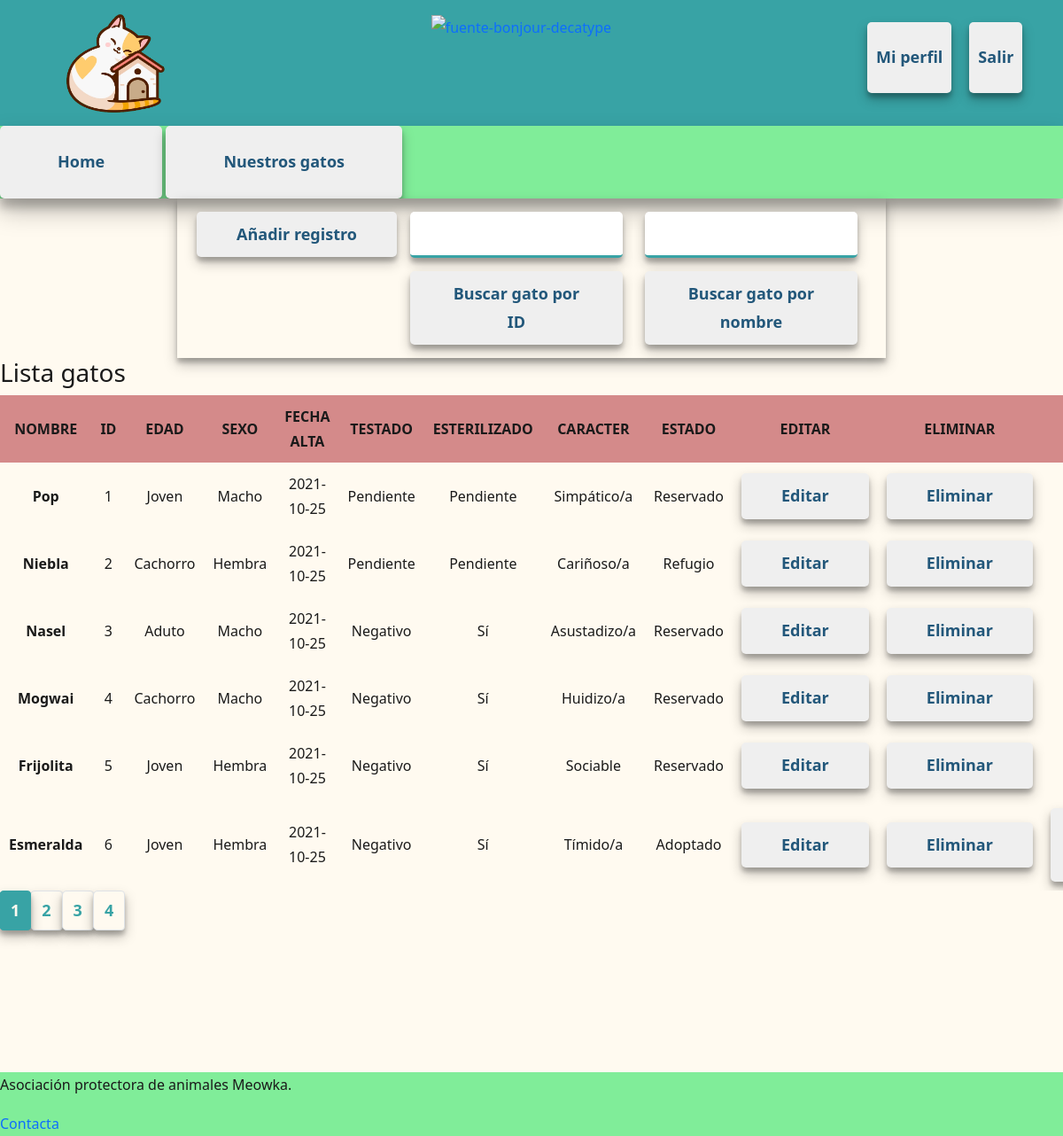
Screenshot of /registro-gatos (signed in) with the database file from the repository.
### tables this page shows
CREATE TABLE `gatos` (
  `idGato` int(11) NOT NULL,
  `nombreGato` varchar(50) NOT NULL,
  `edad` varchar(50) NOT NULL,
  `sexo` varchar(10) NOT NULL,
  `esterilizado` varchar(10) NOT NULL,
  `testado` varchar(10) NOT NULL,
  `caracter` varchar(50) NOT NULL,
  `descripcion` varchar(2000) NOT NULL,
  `img` varchar(255) NOT NULL,
  `fechaAlta` date NOT NULL DEFAULT current_timestamp(),
  `estado` varchar(10) NOT NULL
);

### controlador/vista.controlador.php (called while the page is built)
<?php
class vistaController {
	private static $vista_path = './vista/';
	public function load_view($vista) {
		require_once( self::$vista_path . 'header.php' );
		require_once( self::$vista_path . $vista . '.php' );
		require_once( self::$vista_path . 'footer.php' );
	}
}
?>

### modelo/conexion.php (called while the page is built)
<?php
class Conexion{
public static function conexionbd(){
    try{
        $conexion=new PDO('mysql:host=localhost; dbname=meowka', 'root', '');
        $conexion->setAttribute(PDO::ATTR_ERRMODE, PDO::ERRMODE_EXCEPTION);
        $conexion->exec("SET CHARACTER SET UTF8");
    }
    catch(Exception $e){
        die("Error" . $e->getMessage());
        echo "Línea del error" . $e->getLine();
    }
    return $conexion;
}
}
?>

### controlador/gatos.controlador.php (called while the page is built, shortened)
<?php
require_once('modelo/gatos.modelo.php');
class controllerGatos{
    private $model;
    public function __construct()
    {
        $this->model = new Gatos_modelo();
    }
    public function listado(){
        $arrayGatos=$this->model->getGatos();
        return $arrayGatos;
    }
    public function paginacion($inicio, $regpag, $estado=NULL){
      return $this->model->getGatosPag( $inicio, $regpag,$estado);
    }
}
   ?>

### modelo/gatos.modelo.php (called while the page is built, shortened)
<?php
class Gatos_modelo
{
	private $db;
    private $gatos;
	public function __construct()
	{
		require_once('conexion.php');
		try
		{
			$this->db = Conexion::conexionbd();
			$this->gatos=array();
		}
		catch(Exception $e)
		{
			die($e->getMessage());
		}
	}
	public function getGatos()
	{
		try
		{
				$consulta=$this->db->query("SELECT * FROM gatos");
				while ($filas =$consulta->fetch(PDO::FETCH_ASSOC)){
					$this->gatos[]=$filas;
				}
				return $this->gatos;
		}
		catch(Exception $e)
		{
			die($e->getMessage());
		}
	}
	public function getGatosPag( $inicio, $regpag, $estado=NULL){
		if(isset($estado)){
			try
			{
				$consulta=$this->db->query("SELECT * FROM gatos WHERE estado='$estado' LIMIT $inicio, $regpag");
				$pagGatos=array();
					while ($filas =$consulta->fetch(PDO::FETCH_ASSOC)){
						$pagGatos[]=$filas;
					}
					return $pagGatos;
			}
			catch(Exception $e)
			{
				die($e->getMessage());
			}
		}else{
			try
			{
				$consulta=$this->db->query("SELECT * FROM gatos LIMIT $inicio, $regpag");
				$pagGatos=array();
				while ($filas =$consulta->fetch(PDO::FETCH_ASSOC)){
					$pagGatos[]=$filas;
				}
            return $pagGatos;
			}
			catch(Exception $e)
			{
				die($e->getMessage());
			}
		}
	}
}
?>

### vista/tablaGatos.vista.php (the view, shortened to what this page needs)
<?php
 require_once('controlador/gatos.controlador.php');
  $gatos=new controllerGatos();
$gatosArray=$gatos->listado();
 $registros=6;
 if(isset($_POST['pagina'])){
    if($_POST['pagina']==1){
      header('location:./registro-gatos');
    }
    else{
      $pagina=$_POST['pagina'];
    }
 }else{
  $pagina = 1;
 }
$inicioPag= ($pagina - 1) * $registros;
 $total_registros = count($gatosArray);
 $total_paginas = ceil($total_registros / $registros);
$gatospag=$gatos->paginacion($inicioPag, $registros, $estado=NULL);
?>
<main class="contenedor">
<div class="enlaces-admin-tabla col-sm-12 col-md-10 offset-md-1 col-lg-8 offset-lg-2">
    <form method="POST" >
		<button type="submit" >Añadir registro</button>
	</form>
    <form action=""  class="form-buscar" method="post">
        <input type="text" name="idGato">
        <button type="submit">Buscar gato por ID</button>
    </form>
    <form action="" class="form-buscar" method="post">
        <input type="text" name="nombreGato">
        <button type="submit">Buscar gato por nombre</button>
    </form>
 </div>
<div class="tabla" style="overflow: auto;">
    <caption><h3>Lista gatos</h3></caption>
        <table >
            <thead>
                <tr>
                    <th scope="col">NOMBRE</th>
                    <th scope="col">ID</th>
                    <th scope="col">EDAD</th>
                    <th scope="col">SEXO</th>
                    <th scope="col">FECHA ALTA</th>
                    <th scope="col">TESTADO</th>
                    <th scope="col">ESTERILIZADO</th>
                    <th scope="col">CARACTER</th>
                    <th scope="col">ESTADO</th>
                    <th scope="col">EDITAR</th>
                    <th scope="col">ELIMINAR</th>
                    <th scope="col">CONTRATO ADOPCIÓN</th>
                </tr>
            </thead>
            <tbody >
                <?php
                foreach ($gatospag as $registro):?>
                <tr>
                    <th scope="row"><?php echo $registro["nombreGato"]?></th>
                    <td><?php echo $registro['idGato']?></td>
                    <td><?php echo $registro["edad"]?></td>
                    <td><?php echo $registro["sexo"]?></td>
                    <td><?php echo $registro["fechaAlta"]?></td>
                    <td><?php echo $registro["testado"]?></td>
                    <td><?php echo $registro["esterilizado"]?></td>
                    <td><?php echo $registro["caracter"]?></td>
                    <td><?php echo $registro["estado"]?></td>
                    <td>
                            <form method="post">
                                <button type="submit">Editar</button>
                            </form>
                        </td>
                        <td>
                            <form method="POST">
                                <button type="submit" >Eliminar</button>
                            </form>
                        </td>
                        <td>
                            <?php
                            if($registro["estado"]=='Adoptado'){?>
                            <form action="./adopciones">
                        <button type="submit" value = "Ver">Ver petición</button>
                        </form>
                        <?php }
                        ?>
                        </td>
                </tr>
                <?php endforeach;?>
            </tbody>
        </table>
    </div>
    <div class="containerPags">
          <nav aria-label="Page navigation">
            <ul class="pagination">
            <?php
              for ($i=1; $i<=$total_paginas; $i++){
                if ($pagina == $i) {
                ?>
                <form method="POST">
                    <li class="page-item active"><button type="submit" class="page-link"><?=$i?></button></li>
                  </form>
                <?php
                } else {
                ?>
                  <form method="POST">
                      <li class="page-item"><button type="submit" class="page-link"><?=$i?></button></li>
                    </form>
                <?php
                }
              }
              ?>
          </nav>
        </div>
</main>

### assets/css/styles.css (style rules this page uses)
body { line-height: 1.75; color: #1a1a1a; background-color: floralwhite; }
button { display: inline-block; padding: 10px 45px 10px 45px; border: 0; border-radius: 5px; color: #22577a; font-weight: bold; font-size: large; box-shadow: 0 7px 14px rgba(0, 0, 0, 0.25), 0 5px 5px rgba(0, 0, 0, 0.22); }
.contenedor { position: relative; margin-bottom: 20vh; }
.page-link { background-color: floralwhite; color: #38a3a5; }
.page-item.active .page-link { z-index: 3; color: floralwhite; background-color: #38a3a5; border-color: #38a3a5; }
table { width: 100%; border-collapse: collapse; text-align: center; white-space: normal; word-wrap: break-word; }
th, td { padding: 10px; }
thead { background-color: #d48a8a; }
.enlaces-admin-tabla { display: flex; flex-direction: row; flex-wrap: wrap; padding: 15px; justify-content: center; box-shadow: 0 7px 14px rgba(0, 0, 0, 0.25), 0 5px 5px rgba(0, 0, 0, 0.22); }
.form-buscar { width: 20vw; margin-right: 10px; margin-left: 15px; display: flex; flex-direction: column; }
input { padding: 10px; width: 100%; font-size: 17px; border: none; border-bottom: 3px solid #38a3a5; border-radius: 5px; box-shadow: 0 7px 14px rgba(0, 0, 0, 0.25), 0 5px 5px rgba(0, 0, 0, 0.22); }
form input[type="text"], form input[type="email"], form [type="password"], form textarea { margin-bottom: 15px; width: 100%; padding: 10px; -webkit-box-sizing: border-box; box-sizing: border-box; resize: horizontal; }

### rows the page displays
gatos: nombreGato "Pop", idGato "1", edad "Joven", sexo "Macho", fechaAlta "2021-10-25", testado "Pendiente", esterilizado "Pendiente", caracter "Simpático/a", estado "Reservado"
gatos: nombreGato "Niebla", idGato "2", edad "Cachorro", sexo "Hembra", fechaAlta "2021-10-25", testado "Pendiente", esterilizado "Pendiente", caracter "Cariñoso/a", estado "Refugio"
gatos: nombreGato "Nasel", idGato "3", edad "Aduto", sexo "Macho", fechaAlta "2021-10-25", testado "Negativo", esterilizado "Sí", caracter "Asustadizo/a", estado "Reservado"
gatos: nombreGato "Mogwai", idGato "4", edad "Cachorro", sexo "Macho", fechaAlta "2021-10-25", testado "Negativo", esterilizado "Sí", caracter "Huidizo/a", estado "Reservado"
gatos: nombreGato "Frijolita", idGato "5", edad "Joven", sexo "Hembra", fechaAlta "2021-10-25", testado "Negativo", esterilizado "Sí", caracter "Sociable", estado "Reservado"
gatos: nombreGato "Esmeralda", idGato "6", edad "Joven", sexo "Hembra", fechaAlta "2021-10-25", testado "Negativo", esterilizado "Sí", caracter "Tímido/a", estado "Adoptado"
